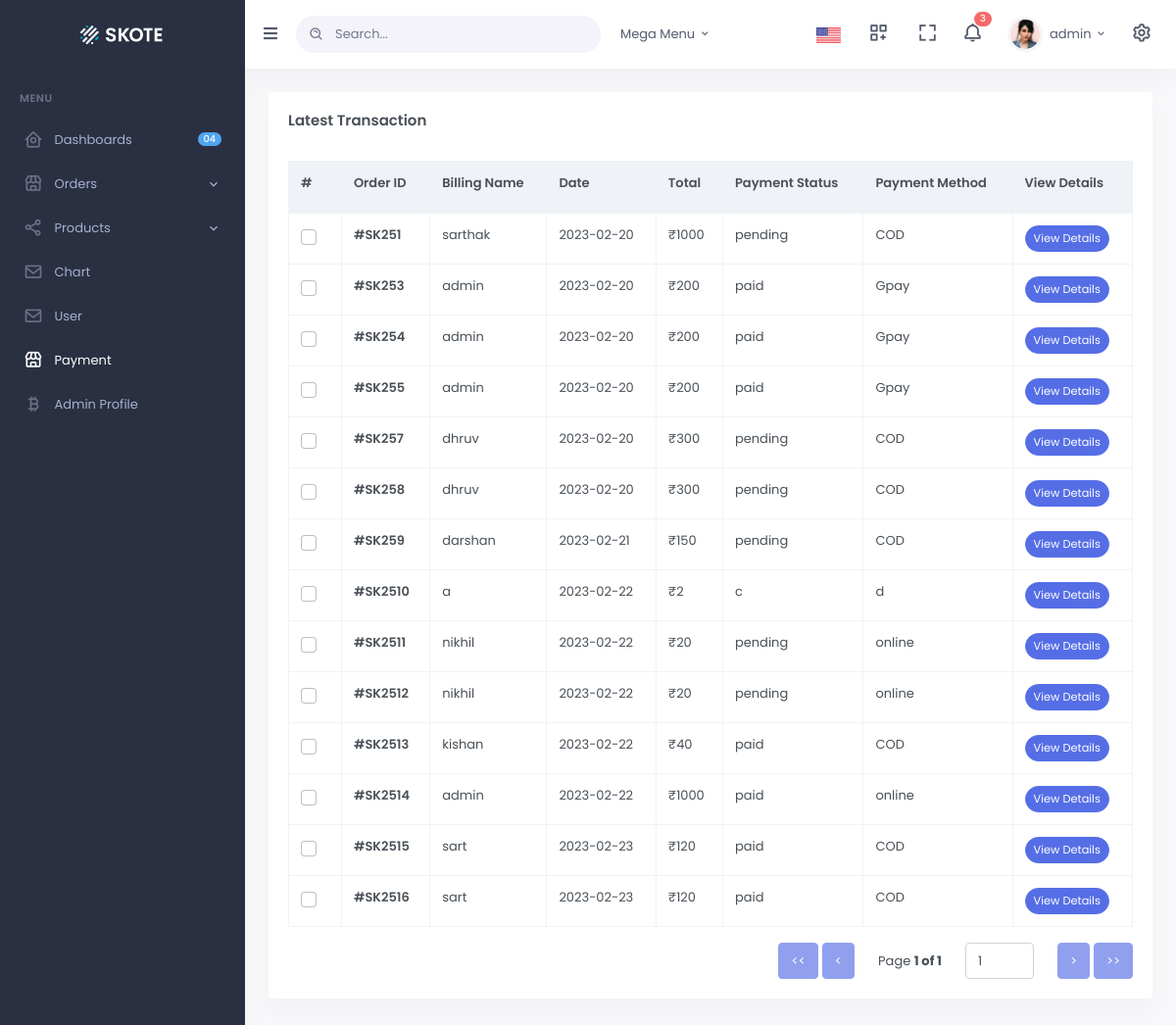
The app's page /payment.php (signed in) with its own data.
### tables this page shows
CREATE TABLE `order` (
  `order_id` int NOT NULL,
  `billing_name` varchar(255) NOT NULL,
  `product_name` varchar(255) NOT NULL,
  `phone` varchar(15) NOT NULL,
  `order_date` date NOT NULL,
  `total` varchar(255) NOT NULL,
  `pay_status` varchar(255) NOT NULL,
  `pay_method` varchar(255) NOT NULL,
  `user_add` varchar(255) NOT NULL,
  `order_status` varchar(255) NOT NULL,
  `cancel_reason` varchar(255) NOT NULL
);

### payment.php (the view, shortened to what this page needs)
<!doctype html>
<html lang="en">
<head>
    <link href="assets/libs/datatables.net-bs4/css/dataTables.bootstrap4.min.css" rel="stylesheet" type="text/css" />
    <link href="assets/libs/datatables.net-buttons-bs4/css/buttons.bootstrap4.min.css" rel="stylesheet" type="text/css" />
    <link href="assets/libs/datatables.net-responsive-bs4/css/responsive.bootstrap4.min.css" rel="stylesheet" type="text/css" />
    <link href="assets/css/bootstrap.min.css" id="bootstrap-style" rel="stylesheet" type="text/css" />
    <link href="assets/css/icons.min.css" rel="stylesheet" type="text/css" />
    <link href="assets/css/app.min.css" id="app-style" rel="stylesheet" type="text/css" />
</head>
<body data-sidebar="dark">
    <div id="layout-wrapper">
        <?php
        include 'header.php';
        include 'menu.php' ?>
        <div class="main-content">
            <div class="page-content">
                <div class="container-fluid">
                    <div class="row">
                        <div class="col-lg-12">
                            <div class="card">
                                <div class="card-body">
                                    <div class="mb-4 h4 card-title">Latest Transaction</div>
                                    <div class="table-responsive react-table">
                                        <table role="table" class="table table-bordered table-hover">
                                            <thead class="table-light table-nowrap">
                                                <tr role="row">
                                                    <th>
                                                        <div class="mb-2">#</div>
                                                    </th>
                                                    <th>
                                                        <div class="mb-2" title="Toggle SortBy" style="cursor: pointer;">Order ID</div>
                                                    </th>
                                                    <th>
                                                        <div class="mb-2" title="Toggle SortBy" style="cursor: pointer;">Billing Name</div>
                                                    </th>
                                                    <th>
                                                        <div class="mb-2" title="Toggle SortBy" style="cursor: pointer;">Date</div>
                                                    </th>
                                                    <th>
                                                        <div class="mb-2" title="Toggle SortBy" style="cursor: pointer;">Total</div>
                                                    </th>
                                                    <th>
                                                        <div class="mb-2" title="Toggle SortBy" style="cursor: pointer;">Payment Status</div>
                                                    </th>
                                                    <th>
                                                        <div class="mb-2" title="Toggle SortBy" style="cursor: pointer;">Payment Method</div>
                                                    </th>
                                                    <th>
                                                        <div class="mb-2" title="Toggle SortBy" style="cursor: pointer;">View Details</div>
                                                    </th>
                                                </tr>
                                            </thead>
                                            <tbody role="rowgroup">
                                                <?php
                                                $data = mysqli_query($conn, "SELECT * FROM `order`") or die(mysqli_error($conn));
                                                while ($row = mysqli_fetch_assoc($data)) {
                                                ?>
                                                    <tr>
                                                        <td>
                                                            <div class="form-check font-size-16">
                                                                <input class="form-check-input" type="checkbox" id="orderidcheck09">
                                                            </div>
                                                        </td>
                                                        <td><a href="javascript: void(0);" class="text-body fw-bold"><?php echo "#SK25" . $row['order_id'] ?></a>
                                                        </td>
                                                        <td><?php echo $row["billing_name"]; ?></td>
                                                        <td><?php echo $row["order_date"]; ?></td>
                                                        <td><?php echo "₹" . $row["total"]; ?></td>
                                                        <td><?php echo $row["pay_status"]; ?></td>
                                                        <td><?php echo $row["pay_method"]; ?></td>
                                                        <td role="cell">
                                                            <a href="payment-slip.php?pay-slip=<?php echo $row['order_id']; ?>">
                                                                <button type="button" class="btn-sm btn-rounded btn btn-primary">View Details</button>
                                                            </a>
                                                        </td>
                                                    </tr>
                                                <?php
                                                }
                                                ?>
                                            </tbody>
                                        </table>
                                    </div>
                                    <div class="justify-content-md-end justify-content-center align-items-center row">
                                        <div class="col-md-auto col">
                                            <div class="d-flex gap-1"><button type="button" disabled="" class="btn btn-primary disabled">&lt;&lt;</button><button type="button" disabled="" class="btn btn-primary disabled">&lt;</button></div>
                                        </div>
                                        <div class="col-md-auto d-none d-md-block col">Page <strong>1 of 1</strong></div>
                                        <div class="col-md-auto col"><input min="1" max="1" type="number" class="form-control" value="1" style="width: 70px;"></div>
                                        <div class="col-md-auto col">
                                            <div class="d-flex gap-1"><button type="button" disabled="" class="btn btn-primary disabled">&gt;</button><button type="button" disabled="" class="btn btn-primary disabled">&gt;&gt;</button></div>
                                        </div>
                                    </div>
                                </div>
                            </div>
                        </div>
                    </div>
</body>
</html>

### records on screen
order: order_id "1", billing_name "sarthak", order_date "2023-02-20", total "1000", pay_status "pending", pay_method "COD"
order: order_id "3", billing_name "admin", order_date "2023-02-20", total "200", pay_status "paid", pay_method "Gpay"
order: order_id "4", billing_name "admin", order_date "2023-02-20", total "200", pay_status "paid", pay_method "Gpay"
order: order_id "5", billing_name "admin", order_date "2023-02-20", total "200", pay_status "paid", pay_method "Gpay"
order: order_id "7", billing_name "dhruv", order_date "2023-02-20", total "300", pay_status "pending", pay_method "COD"
order: order_id "8", billing_name "dhruv", order_date "2023-02-20", total "300", pay_status "pending", pay_method "COD"
order: order_id "9", billing_name "darshan", order_date "2023-02-21", total "150", pay_status "pending", pay_method "COD"
order: order_id "10", billing_name "a", order_date "2023-02-22", total "2", pay_status "c", pay_method "d"
order: order_id "11", billing_name "nikhil", order_date "2023-02-22", total "20", pay_status "pending", pay_method "online"
order: order_id "12", billing_name "nikhil", order_date "2023-02-22", total "20", pay_status "pending", pay_method "online"
order: order_id "13", billing_name "kishan", order_date "2023-02-22", total "40", pay_status "paid", pay_method "COD"
order: order_id "14", billing_name "admin", order_date "2023-02-22", total "1000", pay_status "paid", pay_method "online"
order: order_id "15", billing_name "sart", order_date "2023-02-23", total "120", pay_status "paid", pay_method "COD"
order: order_id "16", billing_name "sart", order_date "2023-02-23", total "120", pay_status "paid", pay_method "COD"

### other values on screen
$_SESSION["adminusername"] "admin"
